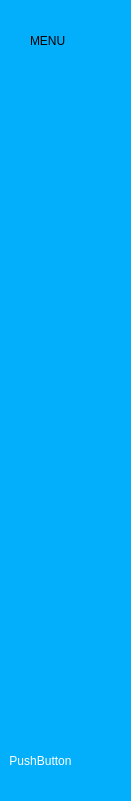
    <widget class="QWidget" name="widget" native="true">
     <property name="minimumSize">
      <size>
       <width>131</width>
       <height>801</height>
      </size>
     </property>
     <property name="styleSheet">
      <string notr="true">QWidget{
background-color:rgb(3, 175, 251)
}

QPushButton{
color:white;
height:50px;
border:none;
border-radius:10px;
}

QPushButton:checked{
background-color:#FFFFFF;
color:#063263;
font-weight:bold;
}</string>
     </property>
     <widget class="QPushButton" name="dashboard_short">
      <property name="geometry">
       <rect>
        <x>10</x>
        <y>90</y>
        <width>81</width>
        <height>61</height>
       </rect>
      </property>
      <property name="text">
       <string/>
      </property>
     </widget>
     <widget class="QPushButton" name="cart_short">
      <property name="geometry">
       <rect>
        <x>10</x>
        <y>170</y>
        <width>81</width>
        <height>61</height>
       </rect>
      </property>
      <property name="text">
       <string/>
      </property>
     </widget>
     <widget class="QPushButton" name="offerts_short">
      <property name="geometry">
       <rect>
        <x>10</x>
        <y>250</y>
        <width>81</width>
        <height>61</height>
       </rect>
      </property>
      <property name="text">
       <string/>
      </property>
     </widget>
     <widget class="QPushButton" name="notifications_short">
      <property name="geometry">
       <rect>
        <x>10</x>
        <y>330</y>
        <width>81</width>
        <height>61</height>
       </rect>
      </property>
      <property name="text">
       <string/>
      </property>
     </widget>
     <widget class="QPushButton" name="profile_short">
      <property name="geometry">
       <rect>
        <x>10</x>
        <y>410</y>
        <width>81</width>
        <height>61</height>
       </rect>
      </property>
      <property name="text">
       <string/>
      </property>
     </widget>
     <widget class="QPushButton" name="signout_short">
      <property name="geometry">
       <rect>
        <x>0</x>
        <y>730</y>
        <width>81</width>
        <height>61</height>
       </rect>
      </property>
      <property name="text">
       <string>PushButton</string>
      </property>
     </widget>
     <widget class="QLabel" name="label">
      <property name="geometry">
       <rect>
        <x>30</x>
        <y>30</y>
        <width>61</width>
        <height>21</height>
       </rect>
      </property>
      <property name="text">
       <string>MENU</string>
      </property>
     </widget>
    </widget>
